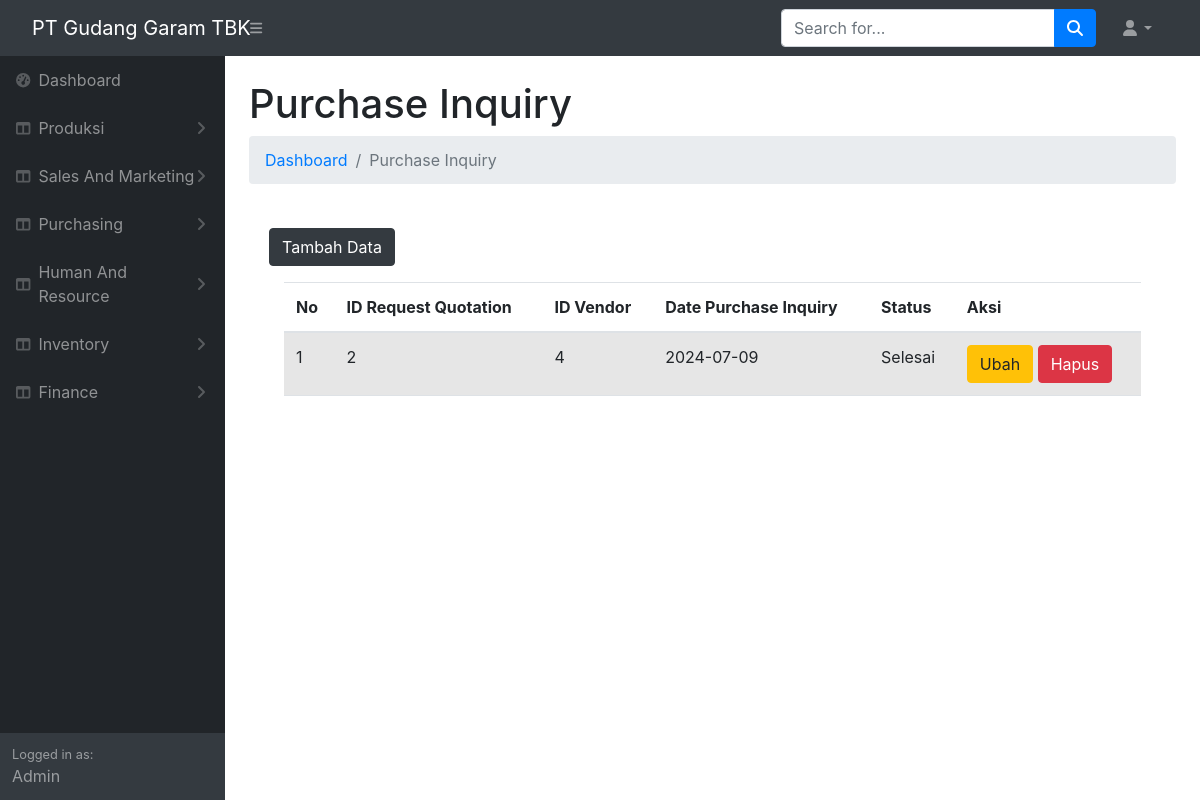
/produksi/purchase_inquiry.php, run on the app's committed database.
### tables this page shows
CREATE TABLE `purchase_inquiry` (
  `id_purchase_inquiry` int(11) NOT NULL,
  `id_request_quotation` int(11) NOT NULL,
  `id_vendor` int(11) NOT NULL,
  `date_purchase_inquiry` date NOT NULL,
  `status` varchar(25) NOT NULL
);

### produksi/purchase_inquiry.php (the view, shortened to what this page needs)
<!DOCTYPE html>
<html lang="en">
    <head>
        <link rel="stylesheet" type="text/css" media="screen" href="https://cdn.datatables.net/1.13.1/css/jquery.dataTables.min.css">
    <link rel="stylesheet" type="text/css" media="screen" href="https://cdnjs.cloudflare.com/ajax/libs/twitter-bootstrap/5.2.0/css/bootstrap.min.css">
    <link rel="stylesheet" type="text/css" media="screen" href="https://cdn.datatables.net/1.13.1/css/dataTables.bootstrap5.min.css">
        <link href="https://cdn.jsdelivr.net/npm/simple-datatables@7.1.2/dist/style.min.css" rel="stylesheet" />
        <link href="css/styles.css" rel="stylesheet" />
    </head>
    <body class="sb-nav-fixed">
        <nav class="sb-topnav navbar navbar-expand navbar-dark bg-dark">
            <a class="navbar-brand ps-3" href="index.html">PT Gudang Garam TBK</a>
            <button class="btn btn-link btn-sm order-1 order-lg-0 me-4 me-lg-0" id="sidebarToggle" href="#!"><i class="fas fa-bars"></i></button>
            <form class="d-none d-md-inline-block form-inline ms-auto me-0 me-md-3 my-2 my-md-0">
                <div class="input-group">
                    <input class="form-control" type="text" placeholder="Search for..." aria-label="Search for..." aria-describedby="btnNavbarSearch" />
                    <button class="btn btn-primary" id="btnNavbarSearch" type="button"><i class="fas fa-search"></i></button>
                </div>
            </form>
            <ul class="navbar-nav ms-auto ms-md-0 me-3 me-lg-4">
                <li class="nav-item dropdown">
                    <a class="nav-link dropdown-toggle" id="navbarDropdown" href="#" role="button" data-bs-toggle="dropdown" aria-expanded="false"><i class="fas fa-user fa-fw"></i></a>
                </li>
            </ul>
        </nav>
        <div id="layoutSidenav">
            <div id="layoutSidenav_nav">
                <nav class="sb-sidenav accordion sb-sidenav-dark" id="sidenavAccordion">
                    <div class="sb-sidenav-menu">
                        <div class="nav">
                        <a class="nav-link" href="index.php">
                                <div class="sb-nav-link-icon"><i class="fas fa-tachometer-alt"></i></div>
                                Dashboard
                            </a>
                            <a class="nav-link collapsed" href="#" data-bs-toggle="collapse" data-bs-target="#collapseLayouts" aria-expanded="false" aria-controls="collapseLayouts">
                                <div class="sb-nav-link-icon"><i class="fas fa-columns"></i></div>
                                Produksi
                                <div class="sb-sidenav-collapse-arrow"><i class="fas fa-angle-down"></i></div>
                            </a>
                            <a class="nav-link collapsed" href="#" data-bs-toggle="collapse" data-bs-target="#collapseLayouts" aria-expanded="false" aria-controls="collapseLayouts">
                                <div class="sb-nav-link-icon"><i class="fas fa-columns"></i></div>
                                Sales And Marketing
                                <div class="sb-sidenav-collapse-arrow"><i class="fas fa-angle-down"></i></div>
                            </a>
                        <a class="nav-link collapsed" href="#" data-bs-toggle="collapse" data-bs-target="#collapseLayouts" aria-expanded="false" aria-controls="collapseLayouts">
                            <div class="sb-nav-link-icon"><i class="fas fa-columns"></i></div>
                            Purchasing
                            <div class="sb-sidenav-collapse-arrow"><i class="fas fa-angle-down"></i></div>
                        </a>
                        <a class="nav-link collapsed" href="#" data-bs-toggle="collapse" data-bs-target="#collapseLayouts" aria-expanded="false" aria-controls="collapseLayouts">
                        <div class="sb-nav-link-icon"><i class="fas fa-columns"></i></div>
                            Human And Resource
                            <div class="sb-sidenav-collapse-arrow"><i class="fas fa-angle-down"></i></div>
                            </a>
                        <a class="nav-link collapsed" href="#" data-bs-toggle="collapse" data-bs-target="#collapseLayouts" aria-expanded="false" aria-controls="collapseLayouts">
                            <div class="sb-nav-link-icon"><i class="fas fa-columns"></i></div>
                                Inventory
                                <div class="sb-sidenav-collapse-arrow"><i class="fas fa-angle-down"></i></div>
                                </a>
                        <a class="nav-link collapsed" href="#" data-bs-toggle="collapse" data-bs-target="#collapseLayouts" aria-expanded="false" aria-controls="collapseLayouts">
                            <div class="sb-nav-link-icon"><i class="fas fa-columns"></i></div>
                            Finance
                            <div class="sb-sidenav-collapse-arrow"><i class="fas fa-angle-down"></i></div>
                        </a>
                        <!DOCTYPE html>
                        <html lang="en">
                        <head>
                            <link href="https://stackpath.bootstrapcdn.com/bootstrap/4.5.2/css/bootstrap.min.css" rel="stylesheet">
                        </head>
                        <body>
                        </body>
                        </html>
                        </div>
                    </div>
                    <div class="sb-sidenav-footer">
                        <div class="small">Logged in as:</div>
                        Admin
                    </div>
                </nav>
            </div>
            <div id="layoutSidenav_content">
            <main>
                    <div class="container-fluid px-4">
                        <h1 class="mt-4">Purchase Inquiry</h1>
                        <ol class="breadcrumb mb-4">
                            <li class="breadcrumb-item"><a href="index.html">Dashboard</a></li>
                            <li class="breadcrumb-item active">Purchase Inquiry</li>
                        </ol>
            <div class="card-body">
                <button type="button" class="btn btn-dark mb-3" data-bs-toggle="modal" data-bs-target="#modaldaftar">
                    Tambah Data
                </button>
                <div class="container">
    <table id="export" class="table table-striped" style="width:100%">
        <thead>
            <tr>
                <th>No</th>
                <th>ID Request Quotation</th>
                <th>ID Vendor</th>
                <th>Date Purchase Inquiry</th>
                <th>Status</th>
                <th>Aksi</th>
            </tr>
        </thead>
        <tbody>
            <?php
            include "koneksi/koneksi.php";
            $no = 1;
            $tampil = mysqli_query($koneksi, "SELECT * FROM purchase_inquiry ORDER BY id_purchase_inquiry DESC");
            while ($data = mysqli_fetch_array($tampil)) {
                echo "<tr>
                <td>".$no."</td>
                <td>".$data['id_request_quotation']."</td>
                <td>".$data['id_vendor']."</td>
                <td>".$data['date_purchase_inquiry']."</td>
                <td>".$data['status']."</td>
                <td>
                    <a href='#' class='btn btn-warning' data-bs-toggle='modal' data-bs-target='#modalubah".$no."'>Ubah</a>
                    <a href='#' class='btn btn-danger' data-bs-toggle='modal' data-bs-target='#modalhapus".$no."'>Hapus</a>
                </td>
                </tr>";
                $no++;
            }
            ?>
        </tbody>
    </table>
</div>
            </div>
        </div>
    </div>
  </body>
</html>

### data on the page
purchase_inquiry: id_request_quotation "2", id_vendor "4", date_purchase_inquiry "2024-07-09", status "Selesai"
